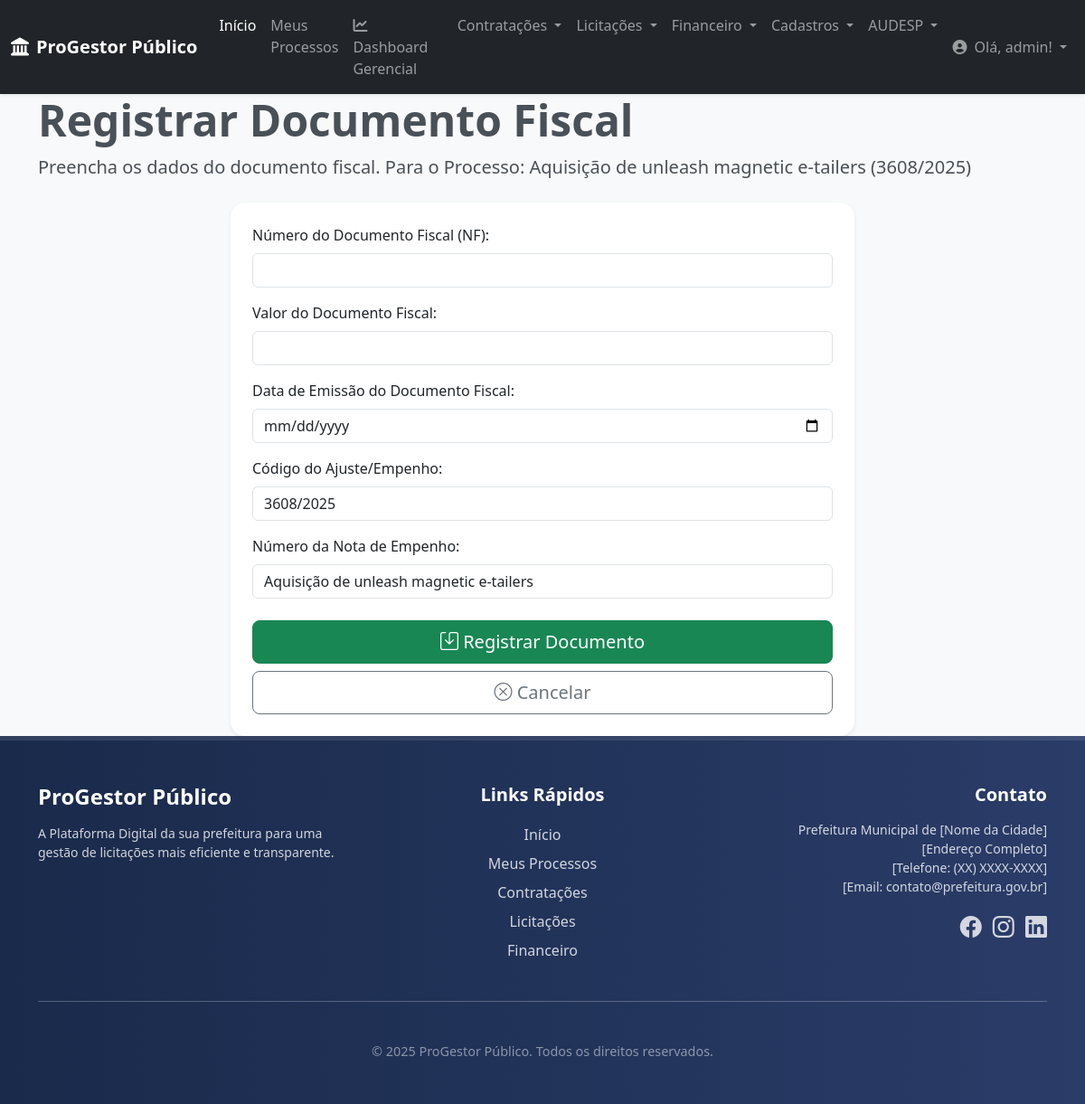
The app's page /financeiro/documentos/registrar/16/ (signed in) with its own data.
### core/models.py (models this page shows, shortened)
class Processo(models.Model):
    usuario = models.ForeignKey(User, on_delete=models.CASCADE)
    titulo = models.CharField(max_length=200)
    descricao = models.TextField(blank=True, null=True)
    STATUS_CHOICES = [
        ('EM_ANALISE', 'Em Análise'),
        ('APROVADO', 'Aprovado'),
        ('REJEITADO', 'Rejeitado'),
        ('CONCLUIDO', 'Concluído'),
        ('AGUARDANDO_INFORMACAO', 'Aguardando Informação'),
    ]
    status = models.CharField(
        max_length=30,
        choices=STATUS_CHOICES,
        default='EM_ANALISE',
    )
    data_criacao = models.DateTimeField(auto_now_add=True)
    data_atualizacao = models.DateTimeField(auto_now=True)
    numero_protocolo = models.CharField(max_length=50, unique=True, blank=True, null=True)
    class Meta:
        verbose_name = "Processo"
        verbose_name_plural = "Processos"
        ordering = ['-data_criacao']

### financeiro/views.py (the view)
# urls.py: path('documentos/registrar/<int:processo_id>/', views.gerar_xml_documento_fiscal, name='registrar_documento_fiscal_processo'),
@login_required
def gerar_xml_documento_fiscal(request, processo_id=None):
    processo_core = None
    if processo_id:
        processo_core = get_object_or_404(Processo, id=processo_id)
    if request.method == 'POST':
        form = DocumentoFiscalForm(request.POST)
        if form.is_valid():
            df = form.save(commit=False)
            if processo_core:
                df.processo_vinculado = processo_core
            df.save()
            messages.success(request, 'Documento Fiscal registrado com sucesso!')
            if processo_core:
                return redirect('detalhes_processo', processo_id=processo_core.id)
            else:
                return redirect('financeiro:detalhar_documento_fiscal', pk=df.pk)
        else:
            messages.error(request, 'Erro ao registrar Documento Fiscal. Verifique os campos.')
    else:
        initial_data = {}
        if processo_core:
            initial_data['codigo_ajuste'] = processo_core.numero_protocolo
            initial_data['nota_empenho_numero'] = processo_core.titulo
        form = DocumentoFiscalForm(initial=initial_data)
    context = {
        'form': form,
        'processo_core': processo_core,
        'titulo_pagina': 'Registrar Documento Fiscal'
    }
    return render(request, 'financeiro/gerar_df.html', context)

### financeiro/forms.py
class DocumentoFiscalForm(forms.ModelForm):
    class Meta:
        model = DocumentoFiscal
        exclude = ['processo_vinculado', 'contrato_vinculado', 'fornecedor']
        widgets = {
            'documento_fiscal_numero': forms.TextInput(attrs={'class': 'form-control'}),
            'documento_fiscal_valor': forms.NumberInput(attrs={'class': 'form-control'}),
            'documento_fiscal_data_emissao': forms.DateInput(attrs={'type': 'date', 'class': 'form-control'}),
        }
        labels = {
            'documento_fiscal_numero': "Número do Documento Fiscal (NF)",
            'documento_fiscal_valor': "Valor do Documento Fiscal",
            'documento_fiscal_data_emissao': "Data de Emissão do Documento Fiscal",
        }

### core/context_processors.py (called while the page is built)
def global_context(request):
    return {
        'logo_url': 'img/logo_barueri.jpg', # Caminho do seu logo
        'ano_atual': datetime.date.today().year, # Opcional: para o footer de direitos autorais
    }

### financeiro/templates/financeiro/gerar_df.html (shortened to what this page needs)
{% extends 'base.html' %}
{% load widget_tweaks %}
{% block content %}
<section class="header-section mb-4">
    <div class="container">
        <h1 class="display-5 fw-bold">Registrar Documento Fiscal</h1>
        <p class="lead">Preencha os dados do documento fiscal. {% if processo_core %}Para o Processo: <strong>{{ processo_core.titulo }} ({{ processo_core.numero_protocolo|default:"N/A" }})</strong>{% endif %}</p>
    </div>
</section>
<div class="row justify-content-center">
    <div class="col-md-8 col-lg-7">
        <div class="card shadow-sm border-0 rounded-4">
            <div class="card-body p-4">
                <form method="post">
                    {% for field in form %}
                        <div class="mb-3">
                            <label for="{{ field.id_for_label }}" class="form-label">{{ field.label }}:</label>
                            {{ field|add_class:"form-control" }}
                        </div>
                    {% endfor %}
                    <div class="d-grid gap-2 mt-4">
                        <button type="submit" class="btn btn-success btn-lg"><i class="bi bi-save"></i> Registrar Documento</button>
                        <a href="{% if processo_core %}{% url 'detalhes_processo' processo_id=processo_core.id %}{% else %}{% url 'financeiro:dashboard_financeiro' %}{% endif %}" class="btn btn-outline-secondary btn-lg"><i class="bi bi-x-circle"></i> Cancelar</a>
                    </div>
                </form>
            </div>
        </div>
    </div>
</div>
{% endblock content %}

### core/templates/core/navbar.html (shortened to what this page needs)
<nav class="navbar navbar-expand-lg navbar-dark bg-dark shadow-sm">
    <div class="container-fluid">
        <a class="navbar-brand fw-bold" href="{% url 'core:home' %}">
            <i class="fas fa-landmark me-2"></i>ProGestor Público
        </a>
        <div class="collapse navbar-collapse" id="navbarNavDropdown">
            <ul class="navbar-nav me-auto mb-2 mb-lg-0">
                <li class="nav-item">
                    <a class="nav-link active" aria-current="page" href="{% url 'core:home' %}">Início</a>
                </li>
                <li class="nav-item">
                    <a class="nav-link" href="{% url 'core:meus_processos' %}">Meus Processos</a>
                </li>
                <li class="nav-item">
                    <a class="nav-link" href="{% url 'core:dashboard_gerencial' %}">
                        <i class="fas fa-chart-line me-1"></i>Dashboard Gerencial
                    </a>
                </li>
                <li class="nav-item dropdown">
                    <a class="nav-link dropdown-toggle" href="#" id="navbarContratacoes" role="button" data-bs-toggle="dropdown" aria-expanded="false">
                        Contratações
                    </a>
                </li>
                <li class="nav-item dropdown">
                    <a class="nav-link dropdown-toggle" href="#" id="navbarLicitacoes" role="button" data-bs-toggle="dropdown" aria-expanded="false">
                        Licitações
                    </a>
                </li>
                <li class="nav-item dropdown">
                    <a class="nav-link dropdown-toggle" href="#" id="navbarFinanceiro" role="button" data-bs-toggle="dropdown" aria-expanded="false">
                        Financeiro
                    </a>
                </li>
                <li class="nav-item dropdown">
                    <a class="nav-link dropdown-toggle" href="#" id="navbarCadastros" role="button" data-bs-toggle="dropdown" aria-expanded="false">
                        Cadastros
                    </a>
                </li>
                <li class="nav-item dropdown">
                    <a class="nav-link dropdown-toggle" href="#" id="navbarAudesp" role="button" data-bs-toggle="dropdown" aria-expanded="false">
                        AUDESP
                    </a>
                </li>
            </ul>
            <ul class="navbar-nav">
                {% if user.is_authenticated %}
                    <li class="nav-item dropdown">
                        <a class="nav-link dropdown-toggle" href="#" id="navbarUserDropdown" role="button" data-bs-toggle="dropdown" aria-expanded="false">
                            <i class="fas fa-user-circle me-1"></i> Olá, {{ user.username }}!
                        </a>
                    </li>
                {% else %}
                    <li class="nav-item">
                        <a class="nav-link" href="{% url 'account_login' %}">Entrar</a>
                    </li>
                {% endif %}
            </ul>
        </div>
    </div>
</nav>

### core/templates/base.html (style rules this page uses)
:root { --primary-color: #0056b3; --secondary-color: #337ab7; --dark-blue: #1a2a4b; --light-grey: #f8f9fa; --medium-grey: #e9ecef; --text-dark: #495057; --text-light: #ffffff; }
body { display: flex; flex-direction: column; min-height: 100vh; font-family: 'Segoe UI', Roboto, 'Helvetica Neue', Arial, sans-serif; background-color: var(--light-grey); color: var(--text-dark); }
.navbar { box-shadow: 0 2px 4px rgba(0,0,0,.08); }
.card { border-radius: 10px; box-shadow: 0 4px 12px rgba(0,0,0,.08); transition: transform 0.2s ease-in-out; }

### records on screen
Processo: titulo "Aquisição de unleash magnetic e-tailers", numero_protocolo "3608/2025"

### other values on screen
{{ user.username }} "admin"
{{ field.label }} "Número do Documento Fiscal (NF)" "Valor do Documento Fiscal" "Data de Emissão do Documento Fiscal" "Código do Ajuste/Empenho" "Número da Nota de Empenho"
